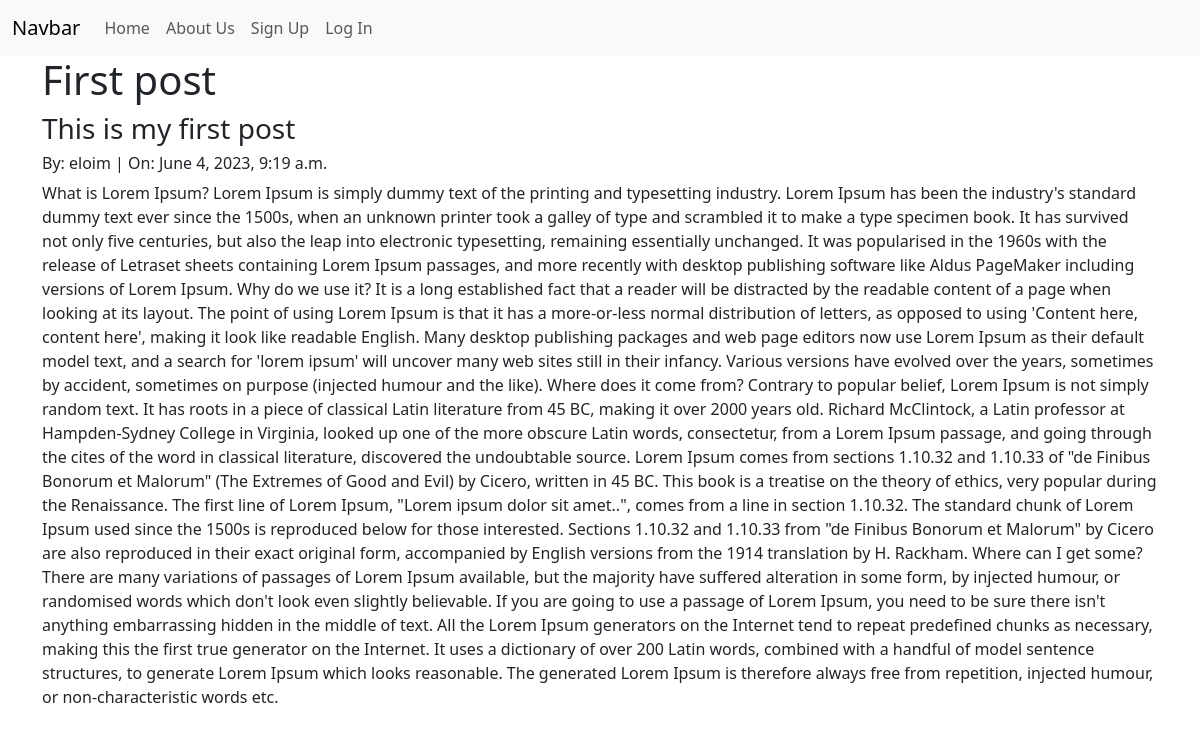
The app's page /posts/1/ with its own data.
### posts/models.py (models this page shows, shortened)
class Post(models.Model):
    title = models.CharField(max_length=128)
    subtitle = models.CharField(max_length=256)
    body = models.TextField()
    author = models.ForeignKey(
        get_user_model(),
        on_delete=models.CASCADE
    )
    created_on = models.DateTimeField(auto_now_add=True)
    status = models.ForeignKey(
        Status,
        on_delete=models.CASCADE,
        blank=True, null=True
    )

### posts/views.py (the view)
# urls.py: path('<int:pk>/', views.PostDetailView.as_view(), name="detail"),
class PostDetailView(DetailView):
    template_name = "posts/detail.html"
    model = Post

### templates/posts/detail.html (shortened to what this page needs)
{% extends 'base.html' %}
{% block content %}
<div class="container">
    <h1>{{ post.title }}</h1>
    <h3>{{ post.subtitle}}</h3>
    <h6>By: {{ post.author }} | On: {{ post.created_on }}</h6>
    <p>{{ post.body }}</p>
</div>
{% endblock content %}

### records on screen
Post: title "First post", subtitle "This is my first post", author "eloim", created_on "June 4, 2023, 9:19 a.m.", body "What is Lorem Ipsum? Lorem Ipsum is simply dummy text of the printing and typesetting industry. Lorem Ipsum has been the industry's standard dummy text ever since the 1500s, when an unknown printer took a galley of type and scrambled it to make a type specimen book. It has survived not only five centuries, but also the leap into electronic typesetting, remaining essentially unchanged. It was popularised in the 1960s with the release of Letraset sheets containing Lorem Ipsum passages, and more recently with desktop publishing software like Aldus PageMaker including versions of Lorem Ipsum. Why do we use it? It is a long established fact that a reader will be distracted by the readable…"
